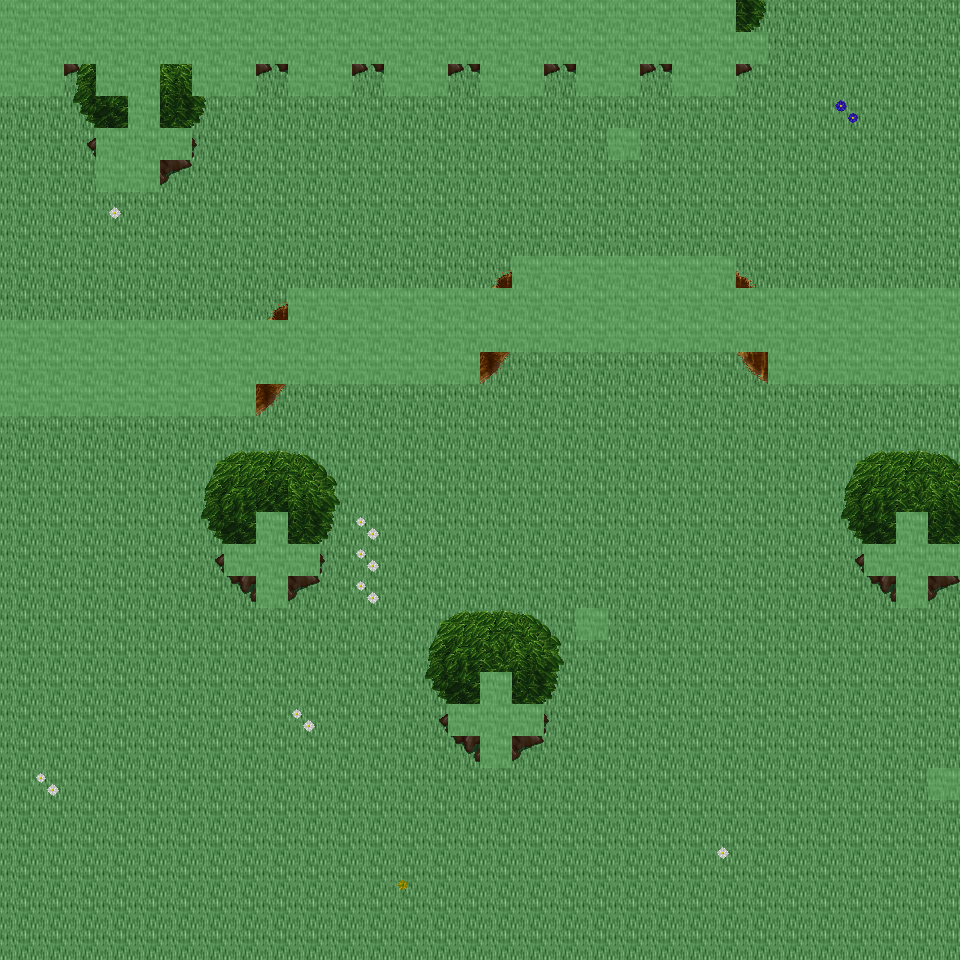

Tiled map render using the project's own tile images. Description and the map definition, with tile-layer contents summarised, below:
An orthogonal 30x30 tile map with 32x32 px tiles, 6 tile layers (Ground, Object, Object2, Above, ...), 22 tilesets and 8 objects (8x mapExit).

<map version="1.0" orientation="orthogonal" renderorder="right-down" width="30" height="30" tilewidth="32" tileheight="32" nextobjectid="9">
  <tileset firstgid="1" name="tileset_ground_ground" tilewidth="32" tileheight="32" tilecount="33" columns="3">
    <image source="../drawable/tileset_ground_ground.png" width="96" height="352" />
  </tileset>
  <tileset firstgid="34" name="tileset_ground_water_pool" tilewidth="32" tileheight="32" tilecount="72" columns="3">
    <image source="../drawable/tileset_ground_water_pool.png" width="96" height="768" />
  </tileset>
  <tileset firstgid="106" name="tileset_ground_ridge_earth_dark" tilewidth="32" tileheight="32" tilecount="96" columns="12">
    <image source="../drawable/tileset_ground_ridge_earth_dark.png" width="384" height="256" />
  </tileset>
  <tileset firstgid="202" name="tileset_ground_grass_edges" tilewidth="32" tileheight="32" tilecount="36" columns="12">
    <image source="../drawable/tileset_ground_grass_edges.png" width="384" height="96" />
  </tileset>
  <tileset firstgid="238" name="tileset_ground_earth_edges" tilewidth="32" tileheight="32" tilecount="18" columns="6">
    <image source="../drawable/tileset_ground_earth_edges.png" width="192" height="96" />
  </tileset>
  <tileset firstgid="256" name="tileset_ground_grass_corners" tilewidth="32" tileheight="32" tilecount="24" columns="6">
    <image source="../drawable/tileset_ground_grass_corners.png" width="192" height="128" />
  </tileset>
  <tileset firstgid="280" name="tileset_plant_grasses" tilewidth="32" tileheight="32" tilecount="6" columns="3">
    <image source="../drawable/tileset_plant_grasses.png" width="96" height="64" />
  </tileset>
  <tileset firstgid="286" name="tileset_plant_flower_daisy_blue" tilewidth="32" tileheight="32" tilecount="8" columns="2">
    <image source="../drawable/tileset_plant_flower_daisy_blue.png" width="64" height="128" />
  </tileset>
  <tileset firstgid="294" name="tileset_plant_flower_daisy_yellow" tilewidth="32" tileheight="32" tilecount="8" columns="2">
    <image source="../drawable/tileset_plant_flower_daisy_yellow.png" width="64" height="128" />
  </tileset>
  <tileset firstgid="302" name="tileset_plant_bush_bushes" tilewidth="32" tileheight="32" tilecount="10" columns="5">
    <image source="../drawable/tileset_plant_bush_bushes.png" width="160" height="64" />
  </tileset>
  <tileset firstgid="312" name="tileset_plant_flower_daisy_red" tilewidth="32" tileheight="32" tilecount="8" columns="2">
    <image source="../drawable/tileset_plant_flower_daisy_red.png" width="64" height="128" />
  </tileset>
  <tileset firstgid="320" name="tileset_plant_flower_daisy_white" tilewidth="32" tileheight="32" tilecount="8" columns="2">
    <image source="../drawable/tileset_plant_flower_daisy_white.png" width="64" height="128" />
  </tileset>
  <tileset firstgid="328" name="tileset_logic_collision" tilewidth="32" tileheight="32" tilecount="1" columns="1">
    <image source="../drawable/tileset_logic_collision.png" width="32" height="32" />
  </tileset>
  <tileset firstgid="329" name="tileset_plant_tree_tree_green" tilewidth="32" tileheight="32" tilecount="88" columns="8">
    <image source="../drawable/tileset_plant_tree_tree_green.png" width="256" height="352" />
  </tileset>
  <tileset firstgid="417" name="tileset_plant_stump_stump_brown" tilewidth="32" tileheight="32" tilecount="4" columns="2">
    <image source="../drawable/tileset_plant_stump_stump_brown.png" width="64" height="64" />
  </tileset>
  <tileset firstgid="421" name="tileset_logic_item_sheepfood" tilewidth="32" tileheight="32" tilecount="1" columns="1">
    <image source="../drawable/tileset_logic_item_sheepfood.png" width="32" height="32" />
  </tileset>
  <tileset firstgid="422" name="tileset_logic_creature_fairy" tilewidth="32" tileheight="32" tilecount="4" columns="4">
    <image source="../drawable/tileset_logic_creature_fairy.png" width="128" height="32" />
  </tileset>
  <tileset firstgid="426" name="tileset_logic_item_resources" tilewidth="32" tileheight="32" tilecount="6" columns="6">
    <image source="../drawable/tileset_logic_item_resources.png" width="192" height="32" />
  </tileset>
  <tileset firstgid="432" name="tileset_logic_creature_mythical_being" tilewidth="32" tileheight="32" tilecount="24" columns="8">
    <image source="../drawable/tileset_logic_creature_mythical_being.png" width="256" height="96" />
  </tileset>
  <tileset firstgid="456" name="tileset_ground_green_paving" tilewidth="32" tileheight="32" tilecount="18" columns="3">
    <image source="../drawable/tileset_ground_green_paving.png" width="96" height="192" />
  </tileset>
  <tileset firstgid="474" name="tileset_logic_protection" tilewidth="32" tileheight="32" tilecount="2" columns="2">
    <image source="../drawable/tileset_logic_protection.png" width="64" height="32" />
  </tileset>
  <tileset firstgid="476" name="tileset_building_huts" tilewidth="32" tileheight="32" tilecount="338" columns="26">
    <image source="../drawable/tileset_building_huts.png" width="832" height="416" />
  </tileset>
  <layer name="Ground" width="30" height="30">
    <data>[900 cells, 900 non-empty, 1 distinct tile ids]</data>
  </layer>
  <layer name="Object" width="30" height="30">
    <data>[900 cells, 172 non-empty, 30 distinct tile ids]</data>
  </layer>
  <layer name="Object2" width="30" height="30">
    <data>[900 cells, 0 non-empty, 0 distinct tile ids]</data>
  </layer>
  <layer name="Above" width="30" height="30">
    <data>[900 cells, 93 non-empty, 23 distinct tile ids]</data>
  </layer>
  <layer name="Above2" width="30" height="30">
    <data>[900 cells, 0 non-empty, 0 distinct tile ids]</data>
  </layer>
  <layer name="Walkable" width="30" height="30">
    <data>[900 cells, 174 non-empty, 1 distinct tile ids]</data>
  </layer>
  <objectgroup name="MapEvents">
    <object id="1" name="north" type="mapExit" x="736" y="0" width="224" height="32">
      <properties>
        <property name="map" value="level_0_x88_y111" />
        <property name="x" value="23" />
        <property name="y" value="28" />
      </properties>
    </object>
    <object id="2" name="south" type="mapExit" x="0" y="928" width="960" height="32">
      <properties>
        <property name="map" value="level_0_x88_y113" />
        <property name="x" value="0" />
        <property name="y" value="1" />
      </properties>
    </object>
    <object id="3" name="west" type="mapExit" x="0" y="96" width="32" height="224">
      <properties>
        <property name="map" value="level_0_x87_y112" />
        <property name="x" value="28" />
        <property name="y" value="3" />
      </properties>
    </object>
    <object id="4" name="west2" type="mapExit" x="0" y="416" width="32" height="544">
      <properties>
        <property name="map" value="level_0_x87_y112" />
        <property name="x" value="28" />
        <property name="y" value="13" />
      </properties>
    </object>
    <object id="5" name="east" type="mapExit" x="928" y="0" width="32" height="288">
      <properties>
        <property name="map" value="level_0_x89_y112" />
        <property name="x" value="1" />
        <property name="y" value="0" />
      </properties>
    </object>
    <object id="6" name="east2" type="mapExit" x="928" y="384" width="32" height="160">
      <properties>
        <property name="map" value="level_0_x89_y112" />
        <property name="x" value="1" />
        <property name="y" value="12" />
      </properties>
    </object>
    <object id="7" name="east3" type="mapExit" x="928" y="576" width="32" height="192">
      <properties>
        <property name="map" value="level_0_x89_y112" />
        <property name="x" value="1" />
        <property name="y" value="18" />
      </properties>
    </object>
    </objectgroup>
</map>
<!-- 1 of 8 objects omitted -->
